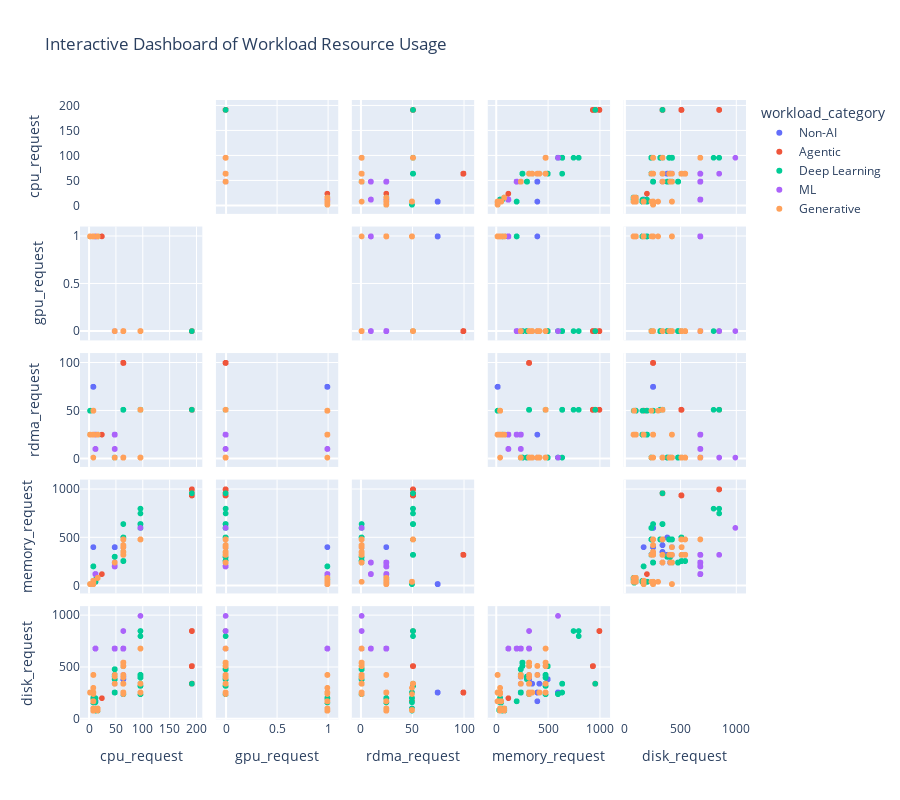

The cell this chart's notebook holds for it:
### Code cell
# Use same sample subset
plot_data = df[['cpu_request', 'gpu_request', 'rdma_request', 'memory_request', 'disk_request', 'workload_category']]

# Create interactive scatter matrix
fig = px.scatter_matrix(
    plot_data,
    dimensions=['cpu_request', 'gpu_request', 'rdma_request', 'memory_request', 'disk_request'],
    color='workload_category',
    title='Interactive Dashboard of Workload Resource Usage',
    height=800,
    width=900
)

fig.update_traces(diagonal_visible=False)
save_and_show('Interactive_Dashboard_of_Workload_Resource_Usage.png')
fig.show()

### Figure 1 — Plotly figure (JSON) as saved in the notebook; plotly's stock layout.template omitted (floating-point values rounded to 4 significant figures; data arrays with more than 128 entries replaced by an {"elided": "..."} marker saying what was removed)
{"data": [{"diagonal": {"visible": false}, "dimensions": [{"axis": {"matches": true}, "label": "cpu_request", "values": {"elided": "5057 int values"}}, {"axis": {"matches": true}, "label": "gpu_request", "values": {"elided": "5057 int values"}}, {"axis": {"matches": true}, "label": "rdma_request", "values": {"elided": "5057 int values"}}, {"axis": {"matches": true}, "label": "memory_request", "values": {"elided": "5057 int values"}}, {"axis": {"matches": true}, "label": "disk_request", "values": {"elided": "5057 int values"}}], "hovertemplate": "workload_category=Non-AI<br>%{xaxis.title.text}=%{x}<br>%{yaxis.title.text}=%{y}<extra></extra>", "legendgroup": "Non-AI", "marker": {"color": "#636efa", "symbol": "circle"}, "name": "Non-AI", "showlegend": true, "type": "splom"}, {"diagonal": {"visible": false}, "dimensions": [{"axis": {"matches": true}, "label": "cpu_request", "values": {"elided": "1837 int values"}}, {"axis": {"matches": true}, "label": "gpu_request", "values": {"elided": "1837 int values"}}, {"axis": {"matches": true}, "label": "rdma_request", "values": {"elided": "1837 int values"}}, {"axis": {"matches": true}, "label": "memory_request", "values": {"elided": "1837 float values"}}, {"axis": {"matches": true}, "label": "disk_request", "values": {"elided": "1837 int values"}}], "hovertemplate": "workload_category=Agentic<br>%{xaxis.title.text}=%{x}<br>%{yaxis.title.text}=%{y}<extra></extra>", "legendgroup": "Agentic", "marker": {"color": "#EF553B", "symbol": "circle"}, "name": "Agentic", "showlegend": true, "type": "splom"}, {"diagonal": {"visible": false}, "dimensions": [{"axis": {"matches": true}, "label": "cpu_request", "values": {"elided": "2440 int values"}}, {"axis": {"matches": true}, "label": "gpu_request", "values": {"elided": "2440 int values"}}, {"axis": {"matches": true}, "label": "rdma_request", "values": {"elided": "2440 int values"}}, {"axis": {"matches": true}, "label": "memory_request", "values": {"elided": "2440 int values"}}, {"axis": {"matches": true}, "label": "disk_request", "values": {"elided": "2440 int values"}}], "hovertemplate": "workload_category=Deep Learning<br>%{xaxis.title.text}=%{x}<br>%{yaxis.title.text}=%{y}<extra></extra>", "legendgroup": "Deep Learning", "marker": {"color": "#00cc96", "symbol": "circle"}, "name": "Deep Learning", "showlegend": true, "type": "splom"}, {"diagonal": {"visible": false}, "dimensions": [{"axis": {"matches": true}, "label": "cpu_request", "values": {"elided": "1444 int values"}}, {"axis": {"matches": true}, "label": "gpu_request", "values": {"elided": "1444 int values"}}, {"axis": {"matches": true}, "label": "rdma_request", "values": {"elided": "1444 int values"}}, {"axis": {"matches": true}, "label": "memory_request", "values": {"elided": "1444 int values"}}, {"axis": {"matches": true}, "label": "disk_request", "values": {"elided": "1444 int values"}}], "hovertemplate": "workload_category=ML<br>%{xaxis.title.text}=%{x}<br>%{yaxis.title.text}=%{y}<extra></extra>", "legendgroup": "ML", "marker": {"color": "#ab63fa", "symbol": "circle"}, "name": "ML", "showlegend": true, "type": "splom"}, {"diagonal": {"visible": false}, "dimensions": [{"axis": {"matches": true}, "label": "cpu_request", "values": {"elided": "1612 int values"}}, {"axis": {"matches": true}, "label": "gpu_request", "values": {"elided": "1612 int values"}}, {"axis": {"matches": true}, "label": "rdma_request", "values": {"elided": "1612 int values"}}, {"axis": {"matches": true}, "label": "memory_request", "values": {"elided": "1612 int values"}}, {"axis": {"matches": true}, "label": "disk_request", "values": {"elided": "1612 int values"}}], "hovertemplate": "workload_category=Generative<br>%{xaxis.title.text}=%{x}<br>%{yaxis.title.text}=%{y}<extra></extra>", "legendgroup": "Generative", "marker": {"color": "#FFA15A", "symbol": "circle"}, "name": "Generative", "showlegend": true, "type": "splom"}], "layout": {"dragmode": "select", "height": 800, "legend": {"title": {"text": "workload_category"}, "tracegroupgap": 0}, "title": {"text": "Interactive Dashboard of Workload Resource Usage"}, "width": 900}}
